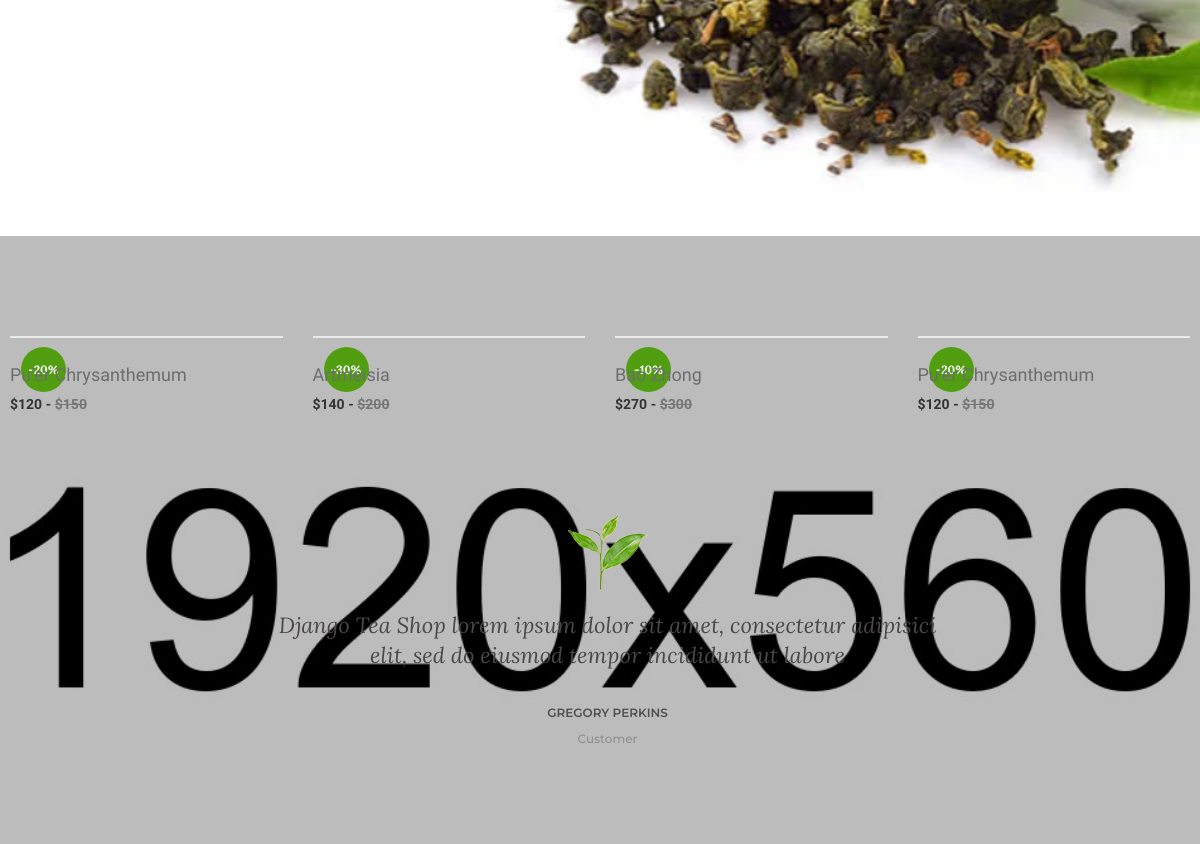
The app's page / (middle part), older data.
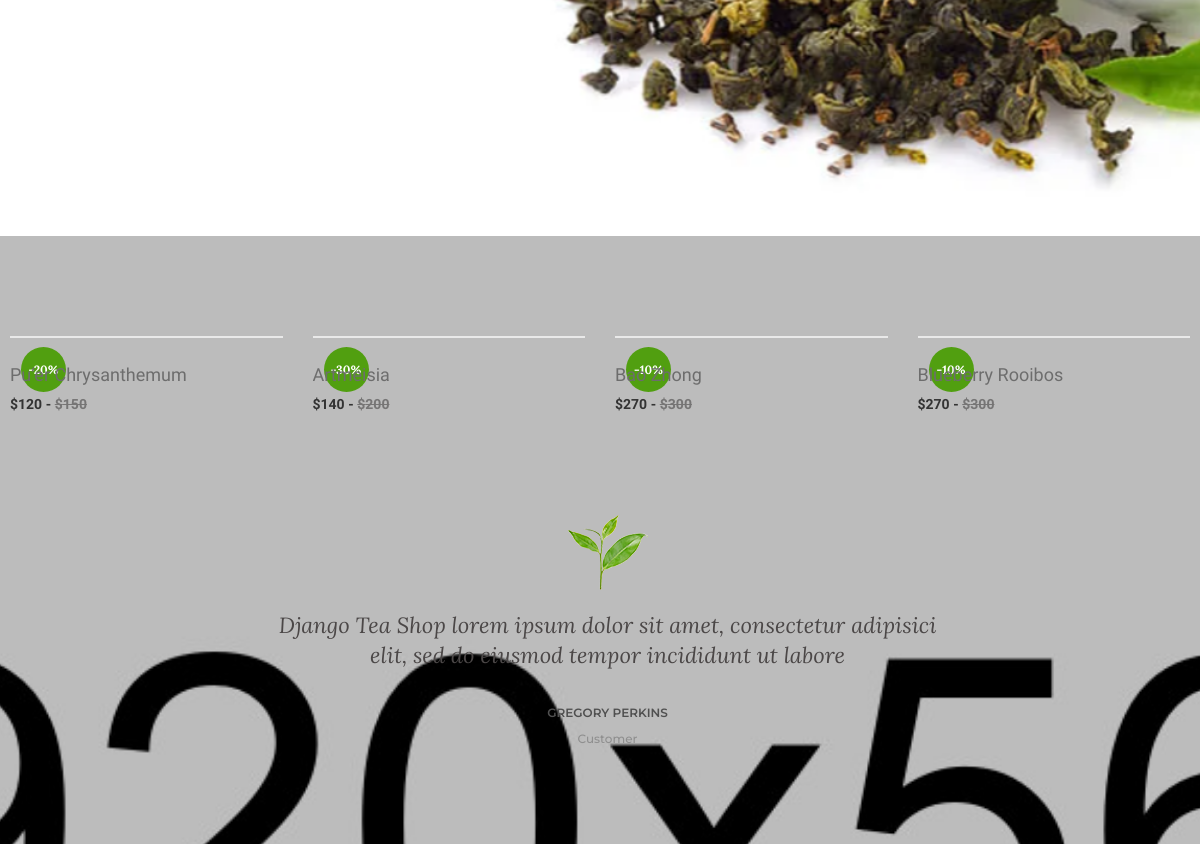
The same page, newer data.
### shop/models.py (models this page shows, shortened)
class Product(models.Model):
    tea_name = models.CharField(max_length=100, unique=True)
    tea_type = models.CharField(max_length=100)
    slug = models.SlugField(max_length=100, unique=True)
    origin = models.CharField(max_length=100)
    color = models.CharField(max_length=50, blank=True)
    aroma = models.CharField(max_length=100, blank=True)
    taste = models.CharField(max_length=100, blank=True)
    tea_nature  = models.CharField(max_length=100, blank=True)
    is_available = models.BooleanField(default=True)
    is_new = models.BooleanField(default=False)
    properties = models.TextField(max_length=300, blank=True)
    weight = models.IntegerField()
    original_price = models.IntegerField()
    discounted_price = models.IntegerField()
    discount_rate = models.IntegerField(blank=True)
    photo_1 = models.ImageField(upload_to='photos/%Y/%m/%d', blank=True)
    photo_1_t = models.ImageField(upload_to='photos/%Y/%m/%d', blank=True)
    photo_1_z = models.ImageField(upload_to='photos/%Y/%m/%d', blank=True)
    photo_2 = models.ImageField(upload_to='photos/%Y/%m/%d', blank=True)
    photo_2_t = models.ImageField(upload_to='photos/%Y/%m/%d', blank=True)
    photo_2_z = models.ImageField(upload_to='photos/%Y/%m/%d', blank=True)
    photo_3 = models.ImageField(upload_to='photos/%Y/%m/%d', blank=True)
    photo_3_t = models.ImageField(upload_to='photos/%Y/%m/%d', blank=True)
    photo_3_z = models.ImageField(upload_to='photos/%Y/%m/%d', blank=True)
    photo_4 = models.ImageField(upload_to='photos/%Y/%m/%d', blank=True)
    photo_4_t = models.ImageField(upload_to='photos/%Y/%m/%d', blank=True)
    photo_4_z = models.ImageField(upload_to='photos/%Y/%m/%d', blank=True)
    created_date = models.DateTimeField(default=datetime.now)
    modified_date = models.DateTimeField(default=datetime.now)
    stars = models.IntegerField()
    store = models.IntegerField()
    category = models.ForeignKey(Category, on_delete=models.CASCADE)
    def get_url(self):
        return reverse('product_detail', args=[self.category.slug, self.slug])

### pages/views.py (the view)
# urls.py: path('', views.index, name="index"),
def index(request):
    products = Product.objects.all().filter(is_available=True)
    context = {
        'products': products,
    }
    return render(request, "pages/index.html", context)

### carts/context_processors.py (called while the page is built)
def counter(request):
    cart_count = 0
    if 'admin' in request.path:
        return {}
    else:
        try:
            cart = Cart.objects.filter(cart_id=_cart_id(request))
            cart_items = CartItem.objects.all().filter(cart=cart[:1])
            for cart_item in cart_items:
                cart_count += cart_item.quantity
        except cart.DoesNotExist:
            cart_count = 0
    return dict(cart_count=cart_count)

### carts/views.py (called while the page is built)
def _cart_id(request):
    cart = request.session.session_key
    if not cart:
        cart = request.session.create()
    return cart

### category/context_processors.py (called while the page is built)
def menu_links(request):
    links = Category.objects.all()
    return dict(links=links)

### templates/pages/index.html (shortened to what this page needs)
{% extends 'base.html' %}
{% load static %}
{% block content %}
<div class="slider-area">
  <div class="slider-active owl-dot-style owl-carousel">
    <div
      class="single-slider ptb-240 bg-img"
      style="background-image: url(../static/img/slider/slider-1.jpg)"
    >
    </div>
  </div>
</div>
<div class="product-area bg-image-1 pt-100 pb-95">
  <div class="container">
    <div class="featured-product-active owl-carousel product-nav">
      {% if products %} {% for product in products %}
      <div class="product-wrapper">
        <div class="product-img">
          {% if product.discount_rate %}
          <span>-{{ product.discount_rate }}%</span>
          {% endif %}
        </div>
        <div class="product-content text-left">
          <div class="product-hover-style">
            <div class="product-title">
              <h4>
                <a href="product-details.html">{{ product.tea_name }}</a>
              </h4>
            </div>
          </div>
          <div class="product-price-wrapper">
            <span>${{ product.discounted_price }} -</span>
            <span class="product-price-old"
              >${{ product.original_price }}
            </span>
          </div>
        </div>
      </div>
      {% endfor %} {% endif %}
    </div>
  </div>
  <div class="testimonials-area bg-img pt-100 pb-100">
    <div class="container">
      <div class="row">
        <div class="col-lg-12 col-md-12 col-12">
          <div class="testimonial-active owl-carousel">
            <div class="single-testimonial text-center">
              <div class="testimonial-img">
                <img alt="" src="{% static 'img/icon-img/testi.png' %}" />
              </div>
              <p>
                Django Tea Shop lorem ipsum dolor sit amet, consectetur adipisici elit, sed do
                eiusmod tempor incididunt ut labore
              </p>
              <h4>Gregory Perkins</h4>
              <h5>Customer</h5>
            </div>
          </div>
        </div>
      </div>
    </div>
  </div>
</div>
{% endblock %}

### templates/base.html (shortened to what this page needs)
{% load static %}
<!DOCTYPE html>
<html lang="en">
  <head>
    <link href="{% static 'css/ui.css' %}" rel="stylesheet" type="text/css" />
    <link rel="stylesheet" href="{% static 'css/bootstrap.min.css' %}" />
    <link rel="stylesheet" href="{% static 'css/bootstrap.css' %}" />
    <link rel="stylesheet" href="{% static 'css/animate.min.css' %}" />
    <link rel="stylesheet" href="{% static 'css/owl.carousel.min.css' %}" />
    <link rel="stylesheet" href="{% static 'css/slick.css' %}" />
    <link rel="stylesheet" href="{% static 'css/chosen.min.css' %}" />
    <link rel="stylesheet" href="{% static 'css/font-awesome.min.css' %}" />
    <link rel="stylesheet" href="{% static 'css/themify-icons.css' %}" />
    <link rel="stylesheet" href="{% static 'css/ionicons.min.css' %}" />
    <link rel="stylesheet" href="{% static 'css/jquery-ui.css' %}" />
    <link rel="stylesheet" href="{% static 'css/meanmenu.min.css' %}" />
    <link rel="stylesheet" href="{% static 'css/style.css' %}" />
    <link rel="stylesheet" href="{% static 'css/responsive.css' %}" />
  </head>
  <body>
    {% block content %} {% endblock %}
  </body>
</html>

### templates/partials/_navbar.html (shortened to what this page needs)
{% load static %}

### templates/partials/_footer.html (shortened to what this page needs)
{% load static %}

### djangoteashop/static/css/ui.css (style rules this page uses)
html { font-family: "Inter", sans-serif; font-size: 15px; }
[class*=hover-] { transition: 0.5s; }

Row changes from the older to the newer data that the page shows:
added Product: discount_rate "10", tea_name "Blueberry Rooibos", discounted_price "270", original_price "300"
